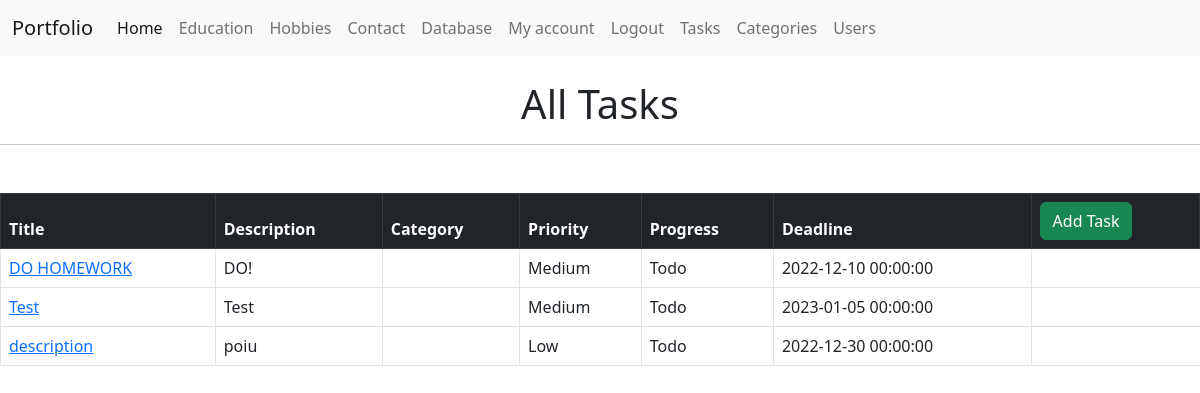
The app's page /task (signed in) with its own data.
### app/to_do/models.py (models this page shows, shortened)
class Task(db.Model):
    id = db.Column(db.Integer, primary_key=True, autoincrement=True)
    title = db.Column(db.String(120), nullable=False)
    description = db.Column(db.String(2000), nullable=True)
    created = db.Column(db.DateTime, default=datetime.now())
    modified = db.Column(db.DateTime, default=datetime.now, onupdate=datetime.now)
    deadline = db.Column(db.DateTime)
    priority = db.Column(db.Enum(Priority, values_callable=lambda x: [str(member.value) for member in Priority]))
    progress = db.Column(db.Enum(Progress, values_callable=lambda x: [str(member.value) for member in Progress]))
    owner_id = db.Column(db.Integer, db.ForeignKey('user.id'), nullable=False)
    category_id = db.Column(db.Integer, db.ForeignKey('category.id'))
    users = db.relationship('User', secondary=task_user, backref=db.backref('tasks', lazy='dynamic'), lazy='dynamic')
    comments = db.relationship('Comment', backref='tasks', lazy='dynamic')

### app/to_do/views.py (the view)
@to_do_bp.route('/task', methods=['GET'])
@login_required
def tasks():
    tasks_ = Task.query.order_by(Task.priority.desc(),
                                 Task.deadline.asc()
                                 ).all()
    return render_template('tasks.html', tasks=tasks_)

### app/account/models.py (called while the page is built)
@login_manager.user_loader
def user_loader(user_id):
    return User.query.get(int(user_id))

### app/to_do/templates/to_do/tasks.html (shortened to what this page needs)
{% extends 'layout.html' %}
{% block name %}
<br><h1 class="text-center">All Tasks</h1>
{% endblock %}
{% block body %}
<table class="table table-hover table-bordered">
    <thead class="table-dark">
      <tr>
       <th scope="col">Title</th>
       <th scope="col">Description</th>
       <th scope="col">Category</th>
       <th scope="col">Priority</th>
       <th scope="col">Progress</th>
       <th scope="col">Deadline</th>
       <th scope="col"><a href="{{ url_for('to_do.task_create') }}" type="button" class="btn btn-success">Add Task</a></th>
      </tr>
    </thead>
    <tbody>
        {% for task in tasks %}
      <tr>
       <td><a href="{{url_for('to_do.task', id=task.id) }}">{{task.title}}</a></td>
       <td>{{task.description|safe}}</td>
       <td>{{task.category.name}}</td>
       <td>{{task.priority.name|capitalize }}</td>
       <td>{{task.progress.name|capitalize }}</td>
       <td>{{task.deadline}}</td>
       </tr>
    </tbody>
    {% endfor%}
 </table>
{% endblock %}

### records on screen
Task: title "DO HOMEWORK", description "DO!", priority.name "Medium", progress.name "Todo", deadline "2022-12-10 00:00:00"
Task: title "Test", description "Test", priority.name "Medium", progress.name "Todo", deadline "2023-01-05 00:00:00"
Task: title "description", description "poiu", priority.name "Low", progress.name "Todo", deadline "2022-12-30 00:00:00"
